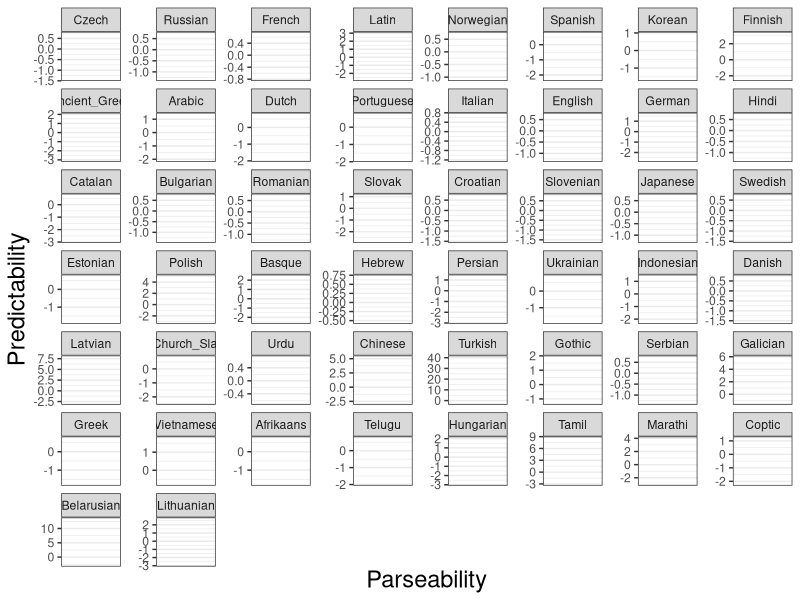

The R script that drew this image:
# per language


library(lme4)
library(tidyr)
library(dplyr)
library(ggplot2)

# Read predictability estimates
dataS =  read.csv("../../../grammars/plane/controls/plane-fixed-withoutPOS.tsv", sep="\t") %>% mutate(Model = as.character(Model))
dataS = dataS %>% group_by(Language, Type, Model) %>% summarise(Surprisal = mean(Surp, na.rm=TRUE))
dataS = as.data.frame(dataS)

# Read parseability estimates
dataP =  read.csv("../../../grammars/plane/controls/plane-parse-withoutPOS.tsv", sep="\t") %>% mutate(Model = as.character(Model))
dataP = dataP %>% group_by(Language, Type, Model) %>% summarise(UAS = mean(UAS, na.rm=TRUE), Pars = mean(Pars, na.rm=TRUE))
dataP = as.data.frame(dataP)

# Ensure everything is treated as a string, not a factor, to ensure the frames can be merged
dataS = dataS %>% mutate(Type = as.character(Type))
dataP = dataP %>% mutate(Type = as.character(Type))
dataS = dataS %>% mutate(Model = as.character(Model))
dataP = dataP %>% mutate(Model = as.character(Model))
dataS = dataS %>% mutate(Language = as.character(Language))
dataP = dataP %>% mutate(Language = as.character(Language))
data = merge(dataS, dataP, by=c("Language", "Model", "Type"), all.x=TRUE, all.y=TRUE)

# Collapse all five groups of random grammars (10 random grammars per group per language)
data = data %>% mutate(Type = ifelse(Type == "manual_output_funchead_RANDOM2", "manual_output_funchead_RANDOM", as.character(Type)))
data = data %>% mutate(Type = ifelse(Type == "manual_output_funchead_RANDOM3", "manual_output_funchead_RANDOM", as.character(Type)))
data = data %>% mutate(Type = ifelse(Type == "manual_output_funchead_RANDOM4", "manual_output_funchead_RANDOM", as.character(Type)))
data = data %>% mutate(Type = ifelse(Type == "manual_output_funchead_RANDOM5", "manual_output_funchead_RANDOM", as.character(Type)))





dataComp = data
dataCompBaseline = dataComp %>% filter(grepl("RANDOM", Type))
dataCompGround = dataComp %>% filter(Type == "manual_output_funchead_ground_coarse_final") %>% select(Language, Surprisal, Pars) %>% rename(SurprisalGround = Surprisal) %>% rename(ParsGround = Pars) %>% mutate(EffGround = ParsGround + 0.9*SurprisalGround) %>% group_by(Language)
dataComp = merge(dataCompBaseline, dataCompGround, by=c("Language"))

dataComp$Eff = dataComp$Pars + 0.9*dataComp$Surprisal

u = dataComp %>% group_by(Language) %>% summarise(BetterSurprisal = sum(Surprisal > SurprisalGround, na.rm=TRUE), WorseSurprisal = sum(Surprisal <= SurprisalGround, na.rm=TRUE), TotalSurprisal = BetterSurprisal+WorseSurprisal, BetterFracSurprisal = BetterSurprisal/TotalSurprisal, BetterPars = sum(Pars > ParsGround, na.rm=TRUE), WorsePars = sum(Pars <= ParsGround, na.rm=TRUE), TotalPars = BetterPars+WorsePars, BetterFracPars = BetterPars/TotalPars, BetterEff = sum(Eff > EffGround, na.rm=TRUE), WorseEff = sum(Eff <= EffGround, na.rm=TRUE), TotalEff = BetterEff+WorseEff, BetterFracEff = BetterEff/TotalEff )





data = data %>% mutate(Two = 0.9*Surprisal+Pars)

data2 = rbind(data)
data2 = data2 %>% group_by(Language, Type) %>% summarise(Surprisal=mean(Surprisal, na.rm=TRUE), Pars=mean(Pars, na.rm=TRUE)) %>% group_by(Language) %>% mutate(MeanSurprisal = mean(Surprisal, na.rm=TRUE), SDSurprisal = sd(Surprisal, na.rm=TRUE)) %>% mutate(MeanPars = mean(Pars, na.rm=TRUE), SDPars = sd(Pars, na.rm=TRUE))

dataPBest = data %>% filter(Type == "manual_output_funchead_two_coarse_parser_best_balanced") %>% group_by(Language) %>% summarise(Pars = min(Pars, na.rm=TRUE))
data2Best = data %>% filter(Type == "manual_output_funchead_two_coarse_lambda09_best_large") %>% group_by(Language) %>% summarise(Two = min(Two, na.rm=TRUE))
dataSBest = data %>% filter(Type == "manual_output_funchead_langmod_coarse_best_balanced") %>% group_by(Language) %>% summarise(Surprisal = min(Surprisal, na.rm=TRUE))

dataP = data %>% filter(Type == "manual_output_funchead_two_coarse_parser_best_balanced")
data2 = data %>% filter(Type == "manual_output_funchead_two_coarse_lambda09_best_large")
dataS = data %>% filter(Type == "manual_output_funchead_langmod_coarse_best_balanced")

dataP = merge(dataP, dataPBest, by=c("Language", "Pars"))
data2 = merge(data2, data2Best, by=c("Language", "Two"))
dataS = merge(dataS, dataSBest, by=c("Language", "Surprisal"))


dataRandom = data %>% filter(grepl("RANDOM", Type))
dataGround = data %>% filter(grepl("ground", Type)) #%>% group_by(Language) %>% summarise(Surprisal = mean(Surprisal), Pars = mean(Pars))


D = dataGround %>% select(Language, Type, Model)






data = rbind(dataP, data2)
data = rbind(data, dataS)
data = rbind(data, dataRandom)
data = rbind(data, dataGround)



dataMean = data %>% group_by(Language, Type) %>% summarise(Surprisal=mean(Surprisal, na.rm=TRUE)) %>% group_by(Language) %>% summarise(MeanSurprisal = mean(Surprisal, na.rm=TRUE), SDSurprisal = sd(Surprisal, na.rm=TRUE)+0.0001)
data = merge(data, dataMean, by=c("Language"))
dataMean = data %>% group_by(Language, Type) %>% summarise(Pars=mean(Pars, na.rm=TRUE)) %>% group_by(Language) %>% summarise(MeanPars = mean(Pars, na.rm=TRUE), SDPars = sd(Pars, na.rm=TRUE)+0.0001)
data = merge(data, dataMean, by=c("Language"))

dataMean = data %>% filter(grepl("RANDOM", Type)) %>% group_by(Language) %>% summarise(MeanSurprisalRand = mean(Surprisal, na.rm=TRUE), SDSurprisalRand = sd(Surprisal, na.rm=TRUE)+0.0001)
data = merge(data, dataMean, by=c("Language"))
dataMean = data %>% filter(grepl("RANDOM", Type)) %>% group_by(Language) %>% summarise(MeanParsRand = mean(Pars, na.rm=TRUE), SDParsRand = sd(Pars, na.rm=TRUE)+0.0001)
data = merge(data, dataMean, by=c("Language"))



D = data %>% filter(Type == "manual_output_funchead_two_coarse_lambda09_best_large") %>% select(Language, Type, Model, Pars, Surprisal)
D = data %>% filter(Type == "manual_output_funchead_langmod_coarse_best_balanced") %>% select(Language, Type, Model, Surprisal)
D = data %>% filter(Type == "manual_output_funchead_two_coarse_parser_best_balanced") %>% select(Language, Type, Model, Pars)





data = data %>% mutate(Pars_z = (Pars-MeanPars)/SDPars, Surprisal_z=(Surprisal-MeanSurprisal)/SDSurprisal)

subData = data %>% filter(Type %in% c("manual_output_funchead_two_coarse_parser_best_balanced", "manual_output_funchead_two_coarse_lambda09_best_large", "manual_output_funchead_langmod_coarse_best_balanced"))


#######################################

subData = subData[order(subData$Type),]


#######################################


corpusSize = read.csv("../../corpus-size/corpus-sizes.tsv", sep="\t")
languagesOrdered = corpusSize$language[order(-corpusSize$sents_train)]

data$Language = factor(data$Language, levels=languagesOrdered)
subData$Language = factor(subData$Language, levels=languagesOrdered)



plot = ggplot(data %>% filter(Type %in% c("manual_output_funchead_RANDOM")) %>% filter(Surprisal_z < 3), aes(x=-Pars_z, y=-Surprisal_z, color=Type, group=Type))
plot = plot + geom_point()
#plot = plot + geom_path(data=subData, aes(x=-Pars_z, y=-Surprisal_z, group=1), size=1.5)
plot = plot + geom_point(data=data %>% filter(Type == "manual_output_funchead_ground_coarse_final"), shape=4, size=1.5, stroke=2)
plot = plot + facet_wrap(~Language, scales="free")
plot = plot + theme_bw()
plot = plot + scale_x_continuous(name="Parseability") + scale_y_continuous(name="Predictability")
plot = plot + theme(legend.title = element_blank())  
plot = plot + guides(color=guide_legend(nrow=2,ncol=4,byrow=TRUE)) 
plot = plot + theme(legend.title = element_blank(), legend.position="bottom")
plot = plot + theme(axis.title.x = element_text(size=17))
plot = plot + theme(axis.title.y = element_text(size=17))
plot = plot + theme(legend.text = element_text(size=12))
plot = plot + theme(legend.margin=margin(t = 0, unit='cm'))
plot = plot + theme(legend.position = "none")
ggsave(plot, file="pareto-plane-perLanguage-lexicalized.pdf", width=12, height=12)
